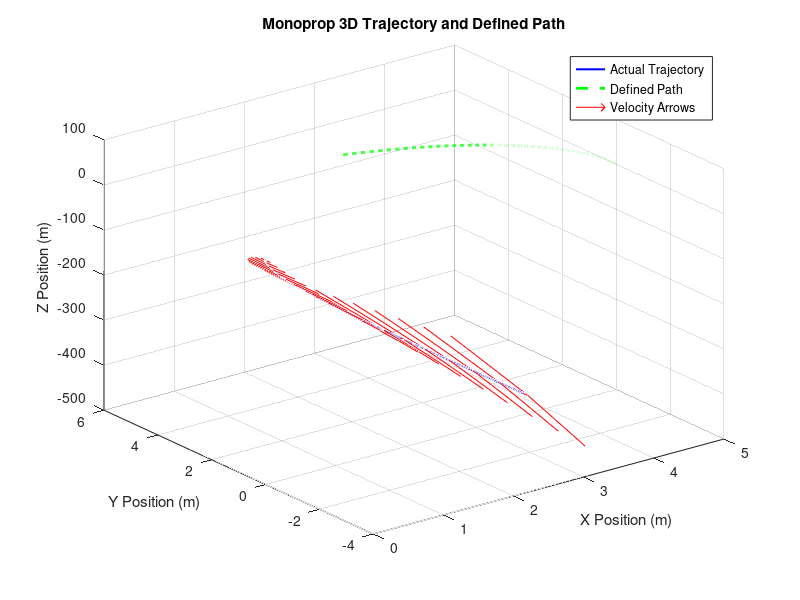
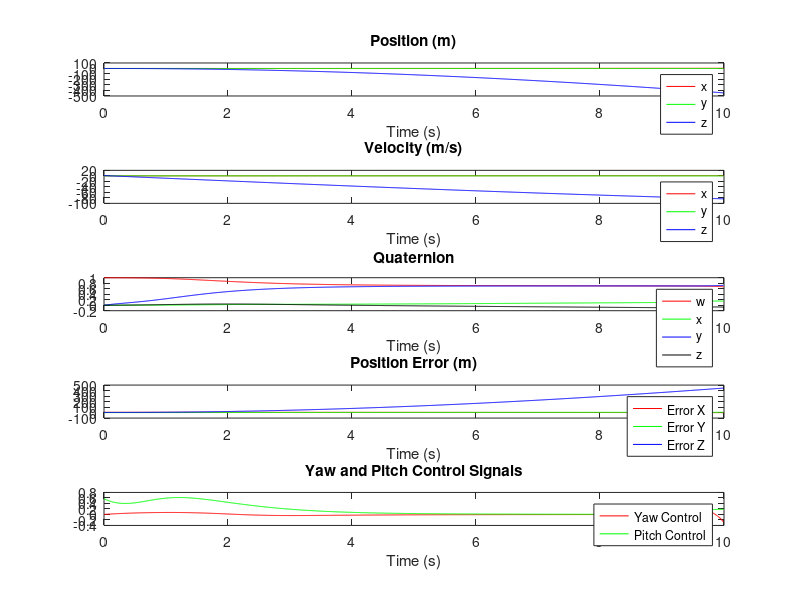

Write the MATLAB code that produced these figures, in order.
function monocopter_dynamics_with_path_and_orientation_control()
    % Simulation parameters
    dt = 0.01;  % Time step (seconds)
    t_end = 10;  % Simulation time (seconds)
    num_steps = floor(t_end / dt);  % Number of time steps

    % Physical constants and parameters
    m = 100.0;  % Mass of the monocopter (kg)
    g = 9.81;  % Gravitational acceleration (m/s^2)
    k_D = 0.1;  % Drag coefficient
    k_wind = 0.05;  % Wind drag coefficient
    T_max = 10;  % Max thrust magnitude (N)

    % Moments of inertia (kg*m^2)
    I_x = 1.0;
    I_y = 2.0;
    I_z = 1.0;
    I = [I_x, I_y, I_z];  % Inertia tensor diagonal elements

    % Initial conditions
    r = [0; 0; 0];  % Initial position (m)
    v = [0; 0; 1];  % Initial velocity (m/s)
    q = [1; 0; 0; 0];  % Initial quaternion (neutral orientation)
    omega = [0; 0; 0];  % Initial angular velocity (rad/s)
    thrust_dir_body = [0; 0; 1];  % Thrust in the body frame (along z-axis)

    % Pre-allocate arrays to store results
    position_history = zeros(3, num_steps);
    velocity_history = zeros(3, num_steps);
    quaternion_history = zeros(4, num_steps);
    angular_velocity_history = zeros(3, num_steps);
    error_history = zeros(3, num_steps);  % Store error at each time step
    yaw_pitch_history = zeros(2, num_steps);  % Store yaw and pitch control signals

    % Path following variables
    r_circle = 5;  % Radius of circular path
    omega_path = 0.1;  % Angular velocity of circular path (rad/s)
    z_const = 2;  % Constant height along the z-axis

    % PID controller gains for position (example)
    Kp_pos = 1;  % Proportional gain
    Ki_pos = 0.1;  % Integral gain
    Kd_pos = 0.5;  % Derivative gain
    integral_error_pos = [0; 0; 0];
    prev_error_pos = [0; 0; 0];

    % PID controller gains for yaw and pitch control
    Kp_yaw = 1.5;
    Kp_pitch = 1.5;
    
    % Wind parameters (sinusoidal model)
    A_wind = 0;  % Amplitude of the wind (m/s)
    omega_wind = 0;  % Frequency of the wind oscillation (rad/s)
    phase_shift_x = 0;  % Phase shift for wind in x-direction
    phase_shift_y = 0;  % Phase shift for wind in y-direction
    phase_shift_z = 0;  % Phase shift for wind in z-direction

    % Pre-allocate arrays to store the defined path for the whole duration
    defined_path = zeros(3, num_steps);

    % Main simulation loop
    for step = 1:num_steps
        t = (step - 1) * dt;  % Current time

        % Define the desired path (circular path in the xy-plane)
        reference_x = r_circle * cos(omega_path * t);
        reference_y = r_circle * sin(omega_path * t);
        reference_z = z_const;
        reference_pos = [reference_x; reference_y; reference_z];
        
        % Store the desired path position
        defined_path(:, step) = reference_pos;

        % Calculate the position error (difference between current position and path)
        error_pos = reference_pos - r;
        error_history(:, step) = error_pos;  % Store error for analysis

        % PID control for following the path
        integral_error_pos = integral_error_pos + error_pos * dt;  % Accumulate integral error
        derivative_error_pos = (error_pos - prev_error_pos) / dt;  % Derivative of the error
        prev_error_pos = error_pos;

        % PID controller for thrust adjustment
        control_signal_pos = Kp_pos * error_pos + Ki_pos * integral_error_pos + Kd_pos * derivative_error_pos;

        % Thrust adjustment based on the control signal
        T = min(T_max, norm(control_signal_pos));  % Cap thrust at max value

        % Calculate desired yaw and pitch based on the direction towards the defined path
        desired_direction = error_pos / norm(error_pos);  % Normalize the direction

        % Calculate desired yaw and pitch (desired orientation)
        desired_yaw = atan2(desired_direction(2), desired_direction(1));  % Yaw around the z-axis
        desired_pitch = atan2(desired_direction(3), sqrt(desired_direction(1)^2 + desired_direction(2)^2));  % Pitch towards the path
        
        % Yaw and pitch control based on PID control (simplified)
        current_yaw = atan2(2 * (q(1) * q(4) + q(2) * q(3)), 1 - 2 * (q(3)^2 + q(4)^2));  % Extract current yaw from quaternion
        current_pitch = asin(2 * (q(1) * q(3) - q(4) * q(2)));  % Extract current pitch from quaternion
        
        % PID control for yaw and pitch
        yaw_control_signal = Kp_yaw * (desired_yaw - current_yaw);
        pitch_control_signal = Kp_pitch * (desired_pitch - current_pitch);

        yaw_pitch_history(:, step) = [yaw_control_signal; pitch_control_signal];  % Store yaw and pitch control signals

        % Apply yaw and pitch control to the angular velocities (for simplicity, assume direct control)
        omega(3) = yaw_control_signal;  % Yaw control affects rotation around z-axis
        omega(2) = pitch_control_signal;  % Pitch control affects rotation around y-axis

        % Sinusoidal wind velocity model
        v_wind = [
            A_wind * sin(omega_wind * t + phase_shift_x);
            A_wind * sin(omega_wind * t + phase_shift_y);
            A_wind * sin(omega_wind * t + phase_shift_z)
        ];

        % Store history
        position_history(:, step) = r;
        velocity_history(:, step) = v;
        quaternion_history(:, step) = q;
        angular_velocity_history(:, step) = omega;

        % 1. Compute rotational dynamics (Euler's equations)
        M = [0; 0; 0];  % No external torques in this case
        omega_dot = euler_equations(omega, M, I);

        % Update angular velocity
        omega = omega + omega_dot * dt;

        % 2. Compute quaternion kinematics
        q_dot = 0.5 * omega_matrix(omega) * q;

        % Update quaternion and normalize
        q = q + q_dot * dt;
        q = q / norm(q);  % Normalize to maintain unit quaternion

        % 3. Compute translational dynamics (Newton's second law)
        % Compute the rotation matrix from the quaternion
        R_b_to_w = quat_to_rotation_matrix(q);

        % Thrust in world frame
        thrust_world = R_b_to_w * thrust_dir_body * T;

        % Relative velocity between the monocopter and the wind
        v_rel = v - v_wind;

        % Wind force proportional to relative velocity squared
        F_wind = -k_wind * norm(v_rel) * v_rel;

        % Net force = thrust - gravity - drag + wind force
        gravity = [0; 0; -m * g];
        drag = -k_D * v;
        F_net = thrust_world + gravity + drag + F_wind;

        % Acceleration
        a = F_net / m;

        % Update velocity and position
        v = v + a * dt;
        r = r + v * dt;
    end

    % Plot results with arrows and error history
    plot_results_with_arrows_and_error(position_history, velocity_history, quaternion_history, angular_velocity_history, error_history, defined_path, yaw_pitch_history, dt);
end

%% Function to calculate the angular acceleration using Euler's equations
function omega_dot = euler_equations(omega, M, I)
    % Extract moments of inertia
    I_x = I(1);
    I_y = I(2);
    I_z = I(3);

    % Euler's equations for rotational motion
    omega_x = omega(1);
    omega_y = omega(2);
    omega_z = omega(3);
    
    % Angular acceleration components
    omega_dot_x = (M(1) + (I_y - I_z) * omega_y * omega_z) / I_x;
    omega_dot_y = (M(2) + (I_z - I_x) * omega_z * omega_x) / I_y;
    omega_dot_z = (M(3) + (I_x - I_y) * omega_x * omega_y) / I_z;

    % Return angular accelerations
    omega_dot = [omega_dot_x; omega_dot_y; omega_dot_z];
end

%% Function to compute the angular velocity matrix Omega for quaternion kinematics
function Omega = omega_matrix(omega)
    omega_x = omega(1);
    omega_y = omega(2);
    omega_z = omega(3);

    Omega = [0, -omega_x, -omega_y, -omega_z;
             omega_x, 0, omega_z, -omega_y;
             omega_y, -omega_z, 0, omega_x;
             omega_z, omega_y, -omega_x, 0];
end

%% Function to convert a quaternion to a rotation matrix
function R = quat_to_rotation_matrix(q)
    w = q(1);
    x = q(2);
    y = q(3);
    z = q(4);

    % Compute the rotation matrix
    R = [1 - 2*y^2 - 2*z^2, 2*x*y - 2*z*w, 2*x*z + 2*y*w;
         2*x*y + 2*z*w, 1 - 2*x^2 - 2*z^2, 2*y*z - 2*x*w;
         2*x*z - 2*y*w, 2*y*z + 2*x*w, 1 - 2*x^2 - 2*y^2];
end

%% Function to plot simulation results with arrows, error history, and yaw/pitch history
function plot_results_with_arrows_and_error(position_history, velocity_history, quaternion_history, angular_velocity_history, error_history, defined_path, yaw_pitch_history, dt)
    time = (0:size(position_history, 2) - 1) * dt;

    % 3D Trajectory plot with arrows for velocity and defined path
    figure;
    plot3(position_history(1, :), position_history(2, :), position_history(3, :), 'b-', 'LineWidth', 1.5);
    hold on;

    % Plot defined path (in green)
    plot3(defined_path(1, :), defined_path(2, :), defined_path(3, :), 'g--', 'LineWidth', 2);

    % Plot velocity vectors as arrows (downsample for better visualization)
    step_size = 50;  % Adjust for fewer arrows (change based on your needs)
    quiver3(position_history(1, 1:step_size:end), position_history(2, 1:step_size:end), ...
        position_history(3, 1:step_size:end), velocity_history(1, 1:step_size:end), ...
        velocity_history(2, 1:step_size:end), velocity_history(3, 1:step_size:end), 0.5, 'r');

    grid on;
    title('Monoprop 3D Trajectory and Defined Path');
    xlabel('X Position (m)');
    ylabel('Y Position (m)');
    zlabel('Z Position (m)');
    legend('Actual Trajectory', 'Defined Path', 'Velocity Arrows');
    view(3);  % Set 3D view for better visualization
    hold off;

    % Position, velocity, quaternion and angular velocity history
    figure;
    subplot(5, 1, 1);
    plot(time, position_history(1, :), 'r', time, position_history(2, :), 'g', time, position_history(3, :), 'b');
    title('Position (m)');
    xlabel('Time (s)');
    legend('x', 'y', 'z');

    subplot(5, 1, 2);
    plot(time, velocity_history(1, :), 'r', time, velocity_history(2, :), 'g', time, velocity_history(3, :), 'b');
    title('Velocity (m/s)');
    xlabel('Time (s)');
    legend('x', 'y', 'z');

    subplot(5, 1, 3);
    plot(time, quaternion_history(1, :), 'r', time, quaternion_history(2, :), 'g', time, quaternion_history(3, :), 'b', time, quaternion_history(4, :), 'k');
    title('Quaternion');
    xlabel('Time (s)');
    legend('w', 'x', 'y', 'z');

    subplot(5, 1, 4);
    plot(time, error_history(1, :), 'r', time, error_history(2, :), 'g', time, error_history(3, :), 'b');
    title('Position Error (m)');
    xlabel('Time (s)');
    legend('Error X', 'Error Y', 'Error Z');

    % Plot the yaw and pitch control signals over time
    subplot(5, 1, 5);
    plot(time, yaw_pitch_history(1, :), 'r', time, yaw_pitch_history(2, :), 'g');
    title('Yaw and Pitch Control Signals');
    xlabel('Time (s)');
    legend('Yaw Control', 'Pitch Control');
end
